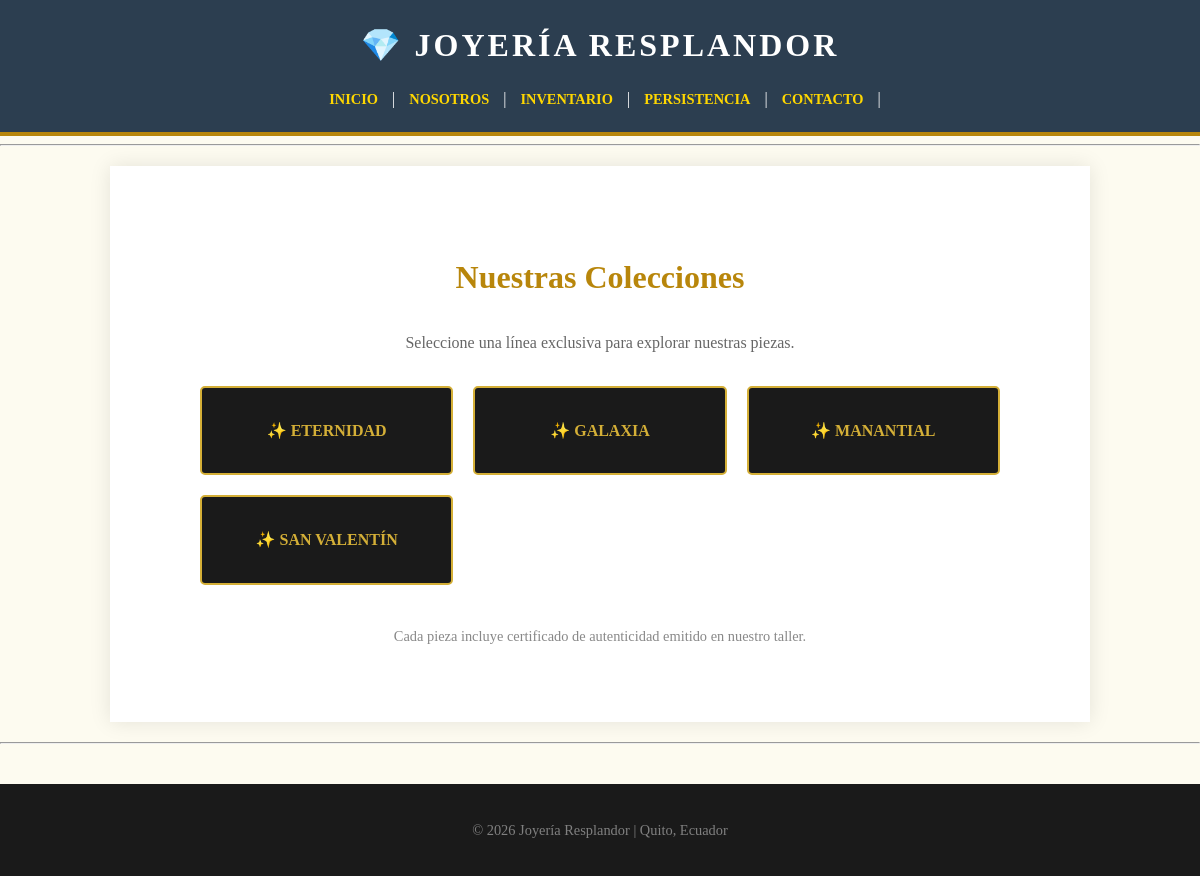
/producto, run on an earlier commit of the app's database.
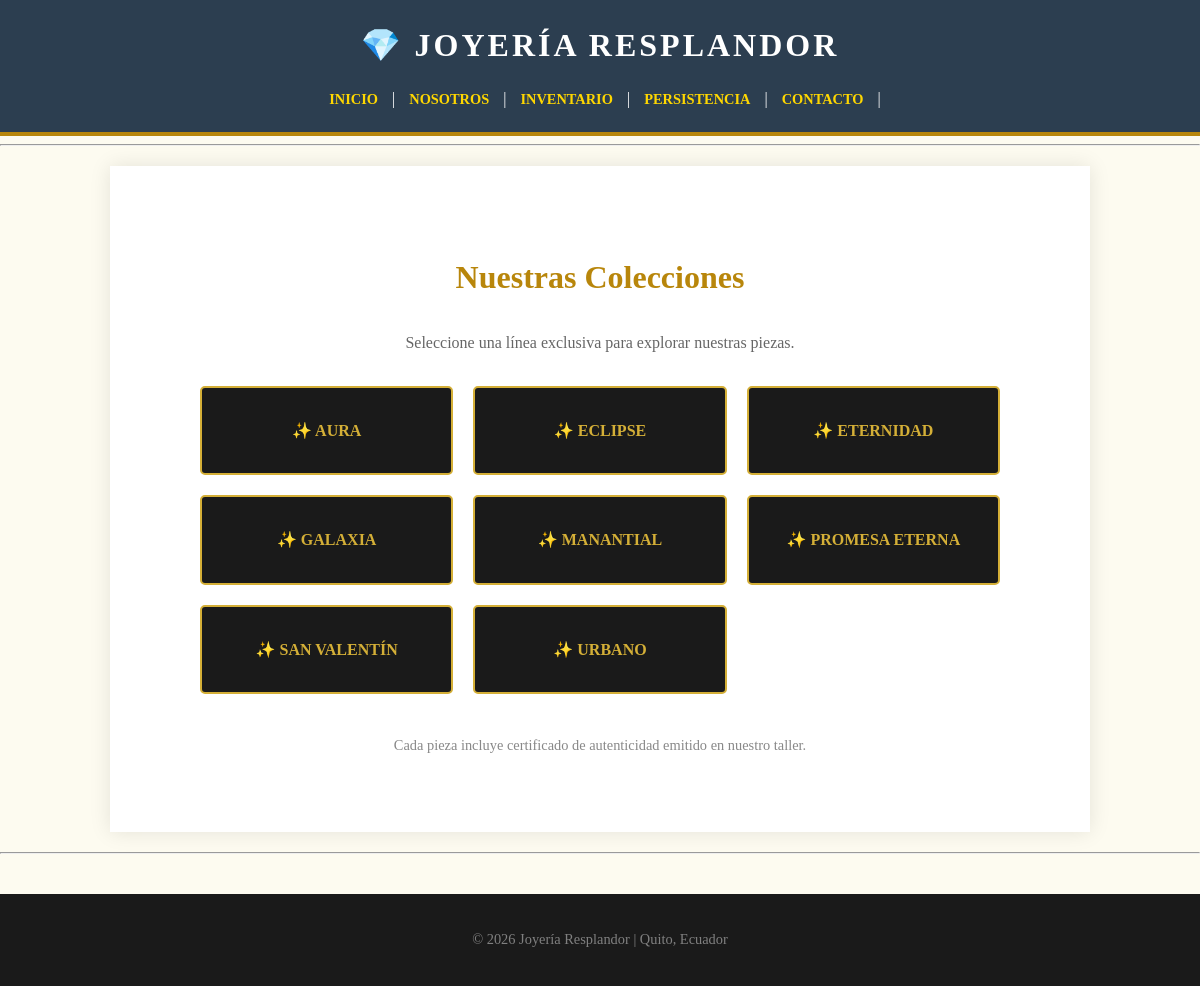
And on a later commit of the database.
### tables this page shows
CREATE TABLE productos (
                            id INTEGER PRIMARY KEY AUTOINCREMENT,
                            modelo TEXT,
                            coleccion TEXT,
                            material TEXT,
                            peso TEXT,
                            cantidad INTEGER,
                            precio REAL);

### app.py (the view)
@app.route('/producto')
def catalogo():
    mi_catalogo = Catalogo()
    piezas = mi_catalogo.obtener_todo()
    col_elegida = request.args.get('coleccion')
    if col_elegida:
        filtradas = [p for p in piezas if p.coleccion == col_elegida]
        return render_template('producto.html', joyas=filtradas, titulo=col_elegida, modo="piezas")
    else:
        nombres_col = sorted(list(set(p.coleccion for p in piezas)))
        return render_template('producto.html', lista_col=nombres_col, modo="colecciones")

### inventario.py (called while the page is built)
    def crear_tabla(self):
        conexion = sqlite3.connect(self.db_name)
        cursor = conexion.cursor()
        cursor.execute('''
            CREATE TABLE IF NOT EXISTS productos (
                id INTEGER PRIMARY KEY AUTOINCREMENT,
                modelo TEXT,
                coleccion TEXT,
                material TEXT,
                peso TEXT,
                cantidad INTEGER,
                precio REAL
            )
        ''')
        conexion.commit()
        conexion.close()

    def obtener_todo(self):
        conexion = sqlite3.connect(self.db_name)
        cursor = conexion.cursor()
        cursor.execute("SELECT * FROM productos")
        filas = cursor.fetchall()
        conexion.close()
        return [Pieza(f[0], f[1], f[2], f[3], f[4], f[5], f[6]) for f in filas]

    def sincronizar_diccionario(self):
        lista_productos = self.obtener_todo()
        self.productos_dict = {p.id: p for p in lista_productos}

### templates/producto.html (shortened to what this page needs)
{% extends 'base.html' %}
{% block content %}
<section style="max-width: 800px; margin: 0 auto; padding: 20px;">
    {% if modo == "colecciones" %}
    <div style="text-align: center; margin-bottom: 30px;">
        <h2 style="color: #b8860b; font-size: 2rem;">Nuestras Colecciones</h2>
        <p style="color: #666;">Seleccione una línea exclusiva para explorar nuestras piezas.</p>
    </div>
    <div style="display: grid; grid-template-columns: repeat(auto-fit, minmax(200px, 1fr)); gap: 20px;">
        {% for col in lista_col %}
        <a href="{{ url_for('catalogo', coleccion=col) }}"
           style="display: block; padding: 30px; background-color: #1a1a1a; color: #d4af37; text-decoration: none; text-align: center; border: 2px solid #d4af37; font-weight: bold; border-radius: 5px;">
            ✨ {{ col|upper }}
        </a>
        {% endfor %}
    </div>
    {% endif %}
    <div style="margin-top: 40px; text-align: center; font-size: 0.9rem; color: #888;">
        <p>Cada pieza incluye certificado de autenticidad emitido en nuestro taller.</p>
    </div>
</section>
{% endblock %}

What changed in the data, as far as the page shows it:
added productos: coleccion "AURA"
added productos: coleccion "ECLIPSE"
added productos: coleccion "PROMESA ETERNA"
added productos: coleccion "URBANO"
